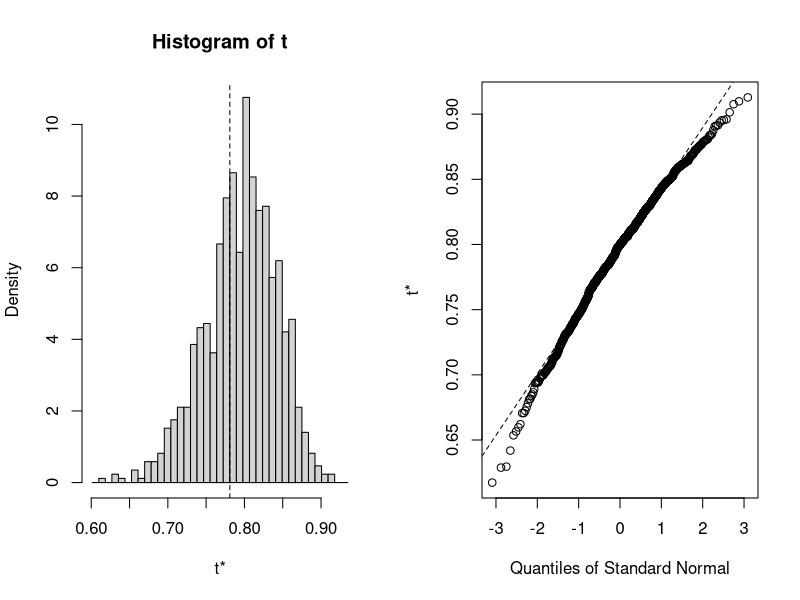

Recreate this plot in R.
## ---- chunk 1
knitr::opts_chunk$set(echo = TRUE)
## ---- chunk 2
x = c(30,37,36,43,42,43,43,46,41,42)
n = length(x)
set.seed(1)
# sample mean
xbar = mean(x)

nboot = 200
# Generate 20 bootstrap samples, i.e. an n x 20 array of
# random resamples from x.
tmpdata = sample(x,n*nboot, replace=TRUE)
bootstrapsample = matrix(tmpdata, nrow=n, ncol=nboot)

# Compute the means xbar*
xbarstar = colMeans(bootstrapsample)

# Compute delta* for each bootstrap sample
deltastar = xbarstar - xbar

# Find the 0.1 and 0.9 quantile for deltastar
d = quantile(deltastar, c(0.1, 0.9))

# Calculate the 80\% confidence interval for the mean.
ci = xbar - c(d[2], d[1])
cat('Confidence interval: ',ci,'\n')
## ---- chunk 3

## ---- chunk 4
library(boot)
# function to obtain R-Squared from the data 
rsq <- function(formula, data, indices) {
  d <- data[indices,] # allows boot to select sample 
  fit <- lm(formula, data=d)
  return(summary(fit)$r.square)
} 
# bootstrapping with 1000 replications 
results <- boot(data=mtcars, statistic=rsq, 
  	R=1000, formula=mpg~wt+disp)

# view results
results 
plot(results)

# get 95% confidence interval 
boot.ci(results, type="bca")

